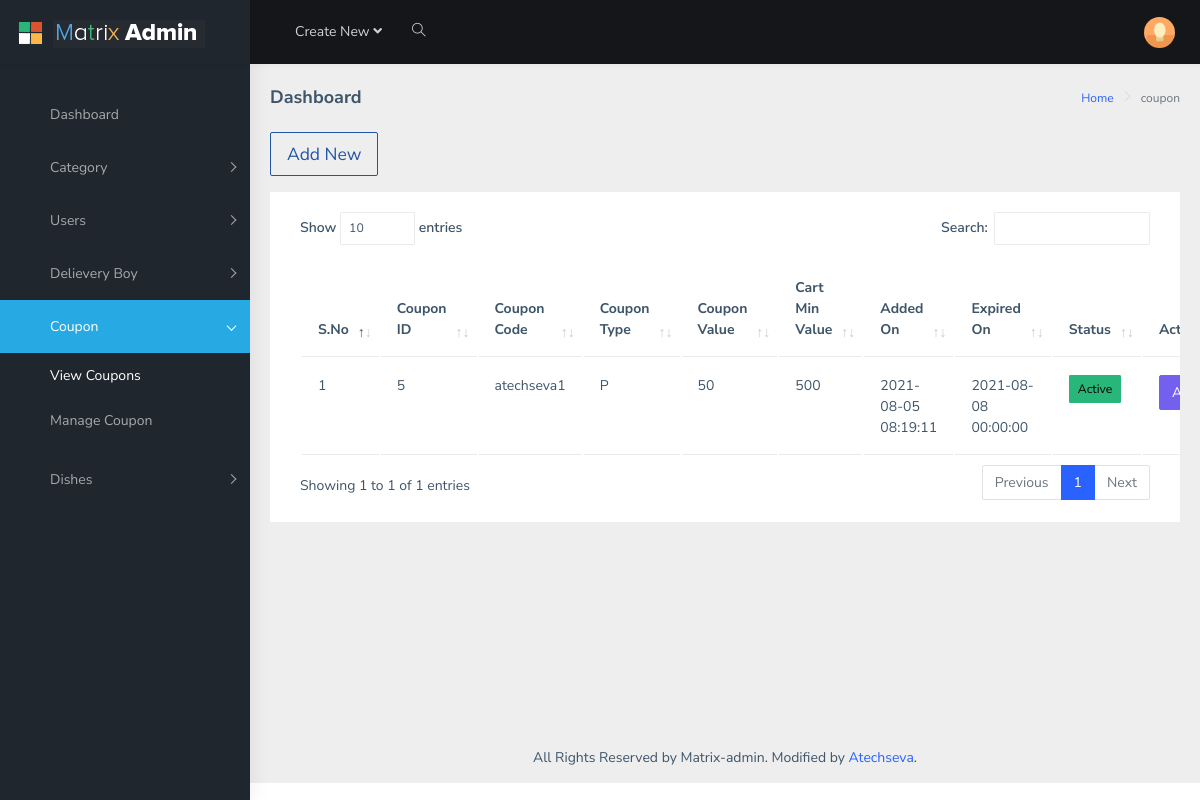
Screenshot of /admin/coupon.php (signed in) with the database file from the repository.
### tables this page shows
CREATE TABLE IF NOT EXISTS `coupon` (
  `coupon_id` int(11) NOT NULL AUTO_INCREMENT,
  `coupon_code` varchar(255) NOT NULL,
  `coupon_type` enum('P','F') NOT NULL,
  `coupon_value` varchar(255) NOT NULL,
  `cart_min_value` varchar(255) NOT NULL,
  `expired_on` datetime DEFAULT NULL,
  `status` int(11) NOT NULL,
  `added_on` datetime NOT NULL,
  PRIMARY KEY (`coupon_id`)
);

### admin/coupon.php (the view, shortened to what this page needs)
<?php require("includes/top.php"); ?>
<?php
$i = 1;
$query = "SELECT * FROM coupon ";
$con = mysqli_query($conn, $query);
?>
<?php include('includes/header.php'); ?>
<?php include('includes/sidebar.php'); ?>
<div class="page-wrapper">
    <div class="page-breadcrumb">
        <div class="row">
            <div class="col-12 d-flex no-block align-items-center">
                <h4 class="page-title">Dashboard</h4>
                <div class="ms-auto text-end">
                    <nav aria-label="breadcrumb">
                        <ol class="breadcrumb">
                            <li class="breadcrumb-item"><a href="#">Home</a></li>
                            <li class="breadcrumb-item active" aria-current="page">coupon</li>
                        </ol>
                    </nav>
                </div>
            </div>
        </div>
    </div>
    <div class="container-fluid">
        <a href="manage-coupon.php"><button type="button" class="btn btn-lg btn-outline-info mb-3" id="ts-info">Add New</button></a>
        <div class="card">
            <div class="card-body table-responsive">
                <table class="table" id="zero_config">
                    <thead>
                        <tr>
                            <th> <strong>S.No</strong></th>
                            <th> <strong>Coupon ID</strong></th>
                            <th> <strong>Coupon Code</strong></th>
                            <th> <strong>Coupon Type</strong></th>
                            <th> <strong>Coupon Value</strong></th>
                            <th> <strong>Cart Min Value</strong></th>
                            <th> <strong>Added On</strong></th>
                            <th> <strong>Expired On</strong></th>
                            <th> <strong>Status</strong></th>
                            <th> <strong>Action</strong></th>
                        </tr>
                    </thead>
                    <?php
                    while ($row = mysqli_fetch_array($con)) {
                        $coupon_id = $row['coupon_id'];
                        $coupon_code = $row['coupon_code'];
                        $coupon_type = $row['coupon_type'];
                        $coupon_value = $row['coupon_value'];
                        $cart_min_value = $row['cart_min_value'];
                        $date = $row['added_on'];
                        $expired_on = $row['expired_on'];
                        $status = $row['status'];
                    ?>
                        <tr>
                            <td><?php echo $i++; ?></td>
                            <td><?php echo $coupon_id; ?></td>
                            <td><?php echo $coupon_code; ?></td>
                            <td><?php echo $coupon_type; ?></td>
                            <td><?php echo $coupon_value; ?></td>
                            <td><?php echo $cart_min_value; ?></td>
                            <td>
                                <?php
                                echo $date;
                                ?></td>
                            <td>
                                <?php
                                echo $expired_on;
                                ?></td>
                            <td>
                                <?php if ($status == 0) { ?>
                                    <a href="?action=deactive&coupon_id=<?php echo $coupon_id; ?>" class="btn btn-dark btn-sm" title="Click to active" data-toggle="tooltip">
                                        Deactive</a>
                                    </a>
                                <?php } else { ?>
                                    <a href="?action=active&coupon_id=<?php echo $coupon_id; ?>" class="btn btn-success btn-sm" title="Click to Deactive" data-toggle="tooltip">
                                        Active</a>
                                <?php } ?>
                            </td>
                            <td>
                                <div class="btn-group">
                                    <button type="button" class="btn btn-primary dropdown-toggle" data-bs-toggle="dropdown" aria-haspopup="true" aria-expanded="false">Action</button>
                                </div>
                            </td>
                        </tr>
                    <?php } ?>
                </table>
            </div>
        </div>
    </div>
    <?php include('includes/footer.php'); ?>

### admin/css/datatable.css (style rules this page uses)
table.dataTable { clear: both; margin-top: 6px !important; margin-bottom: 6px !important; max-width: none !important; border-collapse: separate !important; }
table.dataTable td, table.dataTable th { -webkit-box-sizing: content-box; box-sizing: content-box; }
table.dataTable thead > tr > th.sorting_asc, table.dataTable thead > tr > th.sorting_desc, table.dataTable thead > tr > th.sorting, table.dataTable thead > tr > td.sorting_asc, table.dataTable thead > tr > td.sorting_desc, table.dataTable thead > tr > td.sorting { padding-right: 30px; }
table.dataTable thead .sorting, table.dataTable thead .sorting_asc, table.dataTable thead .sorting_desc, table.dataTable thead .sorting_asc_disabled, table.dataTable thead .sorting_desc_disabled { cursor: pointer; position: relative; }
table.dataTable thead .sorting:before, table.dataTable thead .sorting:after, table.dataTable thead .sorting_asc:before, table.dataTable thead .sorting_asc:after, table.dataTable thead .sorting_desc:before, table.dataTable thead .sorting_desc:after, table.dataTable thead .sorting_asc_disabled:before, table.dataTable thead .sorting_asc_disabled:after, table.dataTable thead .sorting_desc_disabled:before, table.dataTable thead .sorting_desc_disabled:after { position: absolute; bottom: 0.9em; display: block; opacity: 0.3; }
table.dataTable thead .sorting:before, table.dataTable thead .sorting_asc:before, table.dataTable thead .sorting_desc:before, table.dataTable thead .sorting_asc_disabled:before, table.dataTable thead .sorting_desc_disabled:before { right: 1em; content: "\2191"; }
table.dataTable thead .sorting:after, table.dataTable thead .sorting_asc:after, table.dataTable thead .sorting_desc:after, table.dataTable thead .sorting_asc_disabled:after, table.dataTable thead .sorting_desc_disabled:after { right: 0.5em; content: "\2193"; }
table.dataTable thead .sorting_asc:before, table.dataTable thead .sorting_desc:after { opacity: 1; }

### rows the page displays
coupon: coupon_id "5", coupon_code "atechseva1", coupon_type "P", coupon_value "50", cart_min_value "500", added_on "2021-08-05 08:19:11", expired_on "2021-08-08 00:00:00"
